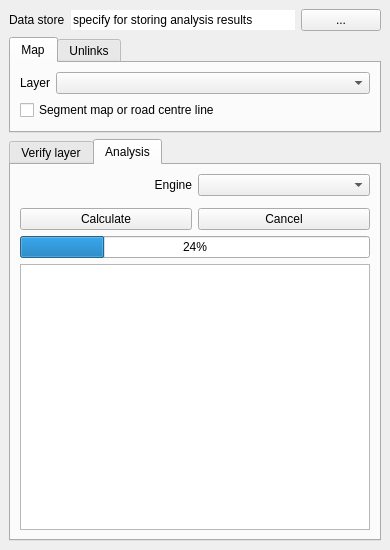
<?xml version="1.0" encoding="UTF-8"?>
<!--
SPDX-FileCopyrightText: 2015 - 2016 Jorge Gil <jorge.gil@ucl.ac.uk>
SPDX-FileCopyrightText: 2015 - 2016 UCL
SPDX-FileCopyrightText: 2018 Jorge Gil <jorge.gil@chalmers.se>
SPDX-FileCopyrightText: 2018 Chalmers School of Architecture
SPDX-FileCopyrightText: 2020 Petros Koutsolampros <p.koutsolampros@spacesyntax.com>
SPDX-FileCopyrightText: 2020 Space Syntax Ltd.

SPDX-License-Identifier: GPL-2.0-or-later
-->
<ui version="4.0">
 <class>AnalysisDialog</class>
 <widget class="QDockWidget" name="AnalysisDialog">
  <property name="geometry">
   <rect>
    <x>0</x>
    <y>0</y>
    <width>390</width>
    <height>550</height>
   </rect>
  </property>
  <property name="minimumSize">
   <size>
    <width>390</width>
    <height>550</height>
   </size>
  </property>
  <property name="toolTip">
   <string/>
  </property>
  <property name="windowTitle">
   <string>Graph Analysis</string>
  </property>
  <widget class="QWidget" name="analysisLayout">
   <layout class="QVBoxLayout" name="verticalLayout_2" stretch="0,0,10,0">
    <item>
     <layout class="QHBoxLayout" name="analysisDataLayout">
      <item>
       <widget class="QLabel" name="analysisDataLabel">
        <property name="text">
         <string>Data store</string>
        </property>
       </widget>
      </item>
      <item>
       <widget class="QLineEdit" name="analysisDataEdit">
        <property name="acceptDrops">
         <bool>false</bool>
        </property>
        <property name="text">
         <string>specify for storing analysis results</string>
        </property>
        <property name="frame">
         <bool>false</bool>
        </property>
        <property name="readOnly">
         <bool>true</bool>
        </property>
        <property name="placeholderText">
         <string>specify for storing analysis results</string>
        </property>
       </widget>
      </item>
      <item>
       <widget class="QPushButton" name="analysisDataButton">
        <property name="text">
         <string>...</string>
        </property>
       </widget>
      </item>
     </layout>
    </item>
    <item>
     <widget class="QTabWidget" name="analysisLayersTabs">
      <property name="enabled">
       <bool>true</bool>
      </property>
      <property name="currentIndex">
       <number>0</number>
      </property>
      <widget class="QWidget" name="analysisMapTab">
       <attribute name="title">
        <string>Map</string>
       </attribute>
       <layout class="QGridLayout" name="gridLayout" columnstretch="0,1">
        <item row="0" column="0">
         <widget class="QLabel" name="analysisMapLabel">
          <property name="text">
           <string>Layer</string>
          </property>
         </widget>
        </item>
        <item row="0" column="1">
         <widget class="QComboBox" name="analysisMapCombo">
          <property name="sizePolicy">
           <sizepolicy hsizetype="Minimum" vsizetype="Fixed">
            <horstretch>0</horstretch>
            <verstretch>0</verstretch>
           </sizepolicy>
          </property>
         </widget>
        </item>
        <item row="1" column="0" colspan="2">
         <widget class="QCheckBox" name="analysisMapSegmentCheck">
          <property name="text">
           <string>Segment map or road centre line</string>
          </property>
         </widget>
        </item>
       </layout>
      </widget>
      <widget class="QWidget" name="analysisUnlinksTab">
       <attribute name="title">
        <string>Unlinks</string>
       </attribute>
       <layout class="QHBoxLayout" name="horizontalLayout_4" stretch="0,3">
        <property name="leftMargin">
         <number>12</number>
        </property>
        <property name="rightMargin">
         <number>12</number>
        </property>
        <property name="bottomMargin">
         <number>12</number>
        </property>
        <item>
         <widget class="QLabel" name="analysisUnlinksLabel">
          <property name="text">
           <string>Layer</string>
          </property>
         </widget>
        </item>
        <item>
         <widget class="QComboBox" name="analysisUnlinksCombo">
          <property name="sizePolicy">
           <sizepolicy hsizetype="Minimum" vsizetype="Fixed">
            <horstretch>0</horstretch>
            <verstretch>0</verstretch>
           </sizepolicy>
          </property>
         </widget>
        </item>
       </layout>
      </widget>
     </widget>
    </item>
    <item>
     <widget class="QTabWidget" name="axialAnalysisTabs">
      <property name="currentIndex">
       <number>1</number>
      </property>
      <widget class="QWidget" name="axialEditTab">
       <attribute name="title">
        <string>Verify layer</string>
       </attribute>
       <layout class="QVBoxLayout" name="verticalLayout_3">
        <item>
         <layout class="QGridLayout" name="axialEditLayout">
          <item row="0" column="0">
           <widget class="QPushButton" name="axialVerifyButton">
            <property name="text">
             <string>Verify</string>
            </property>
            <property name="default">
             <bool>false</bool>
            </property>
           </widget>
          </item>
          <item row="0" column="1">
           <widget class="QProgressBar" name="axialVerifyProgressBar">
            <property name="value">
             <number>24</number>
            </property>
           </widget>
          </item>
          <item row="0" column="2">
           <widget class="QPushButton" name="axialVerifyCancelButton">
            <property name="text">
             <string>Cancel</string>
            </property>
           </widget>
          </item>
          <item row="1" column="0">
           <widget class="QPushButton" name="axialUpdateButton">
            <property name="text">
             <string>Update IDs</string>
            </property>
           </widget>
          </item>
          <item row="1" column="1">
           <widget class="QComboBox" name="axialReportFilterCombo"/>
          </item>
          <item row="1" column="2">
           <widget class="QPushButton" name="axialVerifySettingsButton">
            <property name="text">
             <string>Settings</string>
            </property>
           </widget>
          </item>
         </layout>
        </item>
        <item>
         <widget class="QTableWidget" name="axialReportList">
          <property name="editTriggers">
           <set>QAbstractItemView::NoEditTriggers</set>
          </property>
          <property name="showDropIndicator" stdset="0">
           <bool>false</bool>
          </property>
          <property name="dragDropOverwriteMode">
           <bool>false</bool>
          </property>
          <property name="alternatingRowColors">
           <bool>false</bool>
          </property>
          <property name="selectionMode">
           <enum>QAbstractItemView::ExtendedSelection</enum>
          </property>
          <property name="selectionBehavior">
           <enum>QAbstractItemView::SelectRows</enum>
          </property>
          <property name="showGrid">
           <bool>false</bool>
          </property>
          <property name="sortingEnabled">
           <bool>true</bool>
          </property>
          <property name="wordWrap">
           <bool>false</bool>
          </property>
          <property name="columnCount">
           <number>2</number>
          </property>
          <attribute name="horizontalHeaderStretchLastSection">
           <bool>true</bool>
          </attribute>
          <attribute name="verticalHeaderVisible">
           <bool>false</bool>
          </attribute>
          <column/>
          <column/>
         </widget>
        </item>
       </layout>
      </widget>
      <widget class="QWidget" name="axialDepthmapTab">
       <attribute name="title">
        <string>Analysis</string>
       </attribute>
       <layout class="QVBoxLayout" name="verticalLayout" stretch="0,0,0,1">
        <item>
         <layout class="QGridLayout">
          <item row="0" column="0">
           <widget class="QLabel">
            <property name="text">
             <string>Engine</string>
            </property>
            <property name="alignment">
             <set>Qt::AlignRight|Qt::AlignTrailing|Qt::AlignVCenter</set>
            </property>
           </widget>
          </item>
          <item row="0" column="1">
           <widget class="QComboBox" name="engineSelectionCombo" />
          </item>
          <item row="1" column="0" colspan="2">
           <widget class="QWidget" name="engineSettings">
            <layout class="QVBoxLayout" name="verticalLayout" >
             <property name="margin">
              <number>0</number>
             </property>
            </layout>
           </widget>
          </item>
          <item row="2" column="0">
           <widget class="QPushButton" name="runAnalysisButton">
            <property name="text">
             <string>Calculate</string>
            </property>
           </widget>
          </item>
          <item row="2" column="1">
           <widget class="QPushButton" name="cancelAnalysisButton">
            <property name="text">
             <string>Cancel</string>
            </property>
           </widget>
          </item>
          <item row="3" column="0" colspan="2">
           <widget class="QProgressBar" name="analysisProgressBar">
            <property name="value">
             <number>24</number>
            </property>
           </widget>
          </item>
          <item row="4" column="0" colspan="2">
           <widget class="QPlainTextEdit" name="analysisProgressOutput"/>
          </item>
         </layout>
        </item>
       </layout>
      </widget>
     </widget>
    </item>
   </layout>
  </widget>
 </widget>
 <connections/>
</ui>
